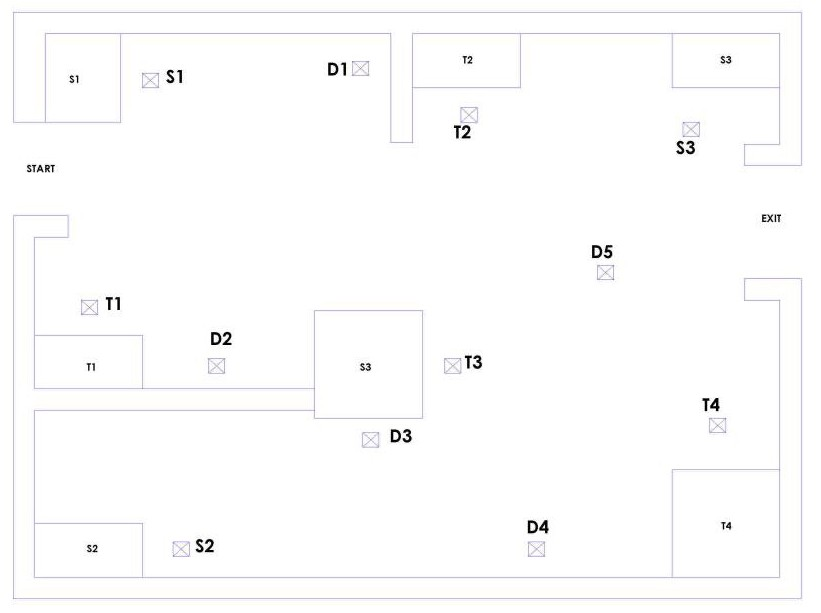
#> input picture IRA @work/Atwork-master/python/map.jpg, 821 x 613 px, given in place of the camera
$ python cammera.py   (older library calls are emulated)
#> lines starting #> are read from the running program, lines starting #| are printed output that depends on the picture; after the words box and inside, x2 and y2 are one past the last pixel; in counts of white or black regions, pixels touching at a corner belong together
import numpy as np
import cv2

cap = cv2.VideoCapture(2)
x = 0
y = 0

while(True):
    ret, frame = cap.read()
#> frame is the input picture: shape (613, 821, 3); mean B, G, R 252.4, 252.4, 252.5

    frame = cv2.blur(frame,(10,10))
    gray = cv2.cvtColor(frame,cv2.COLOR_BGR2GRAY)
    ret,thresh = cv2.threshold(gray,110,255,cv2.THRESH_BINARY_INV)
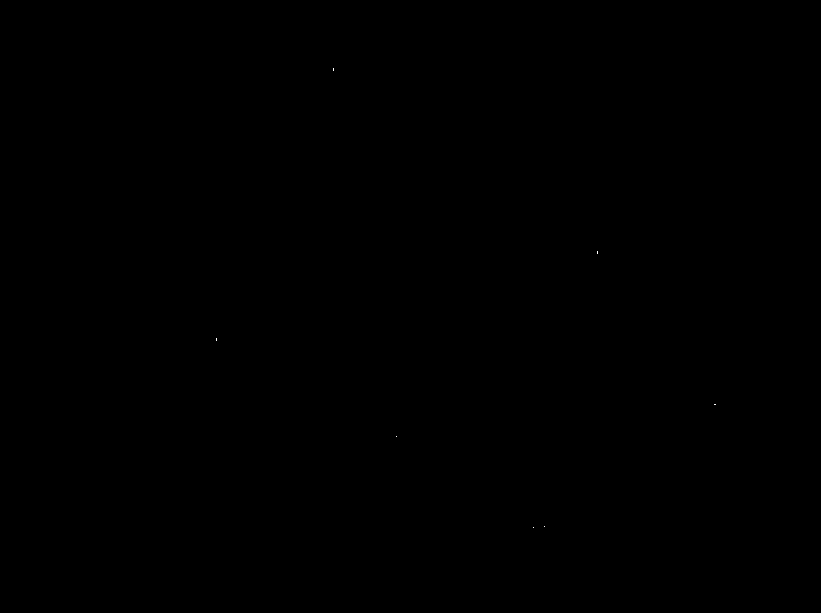
#> thresh: shape (613, 821); 0% white in thin lines or dots, all inside (x1, y1, x2, y2) = (216, 68, 716, 528)
    image, contours, hierarchy = cv2.findContours(thresh,cv2.RETR_TREE,cv2.CHAIN_APPROX_SIMPLE)
#> contours = 7 contours, all with area under 20
    frame = cv2.drawContours(frame, contours, -1, (0,255,0), 1)
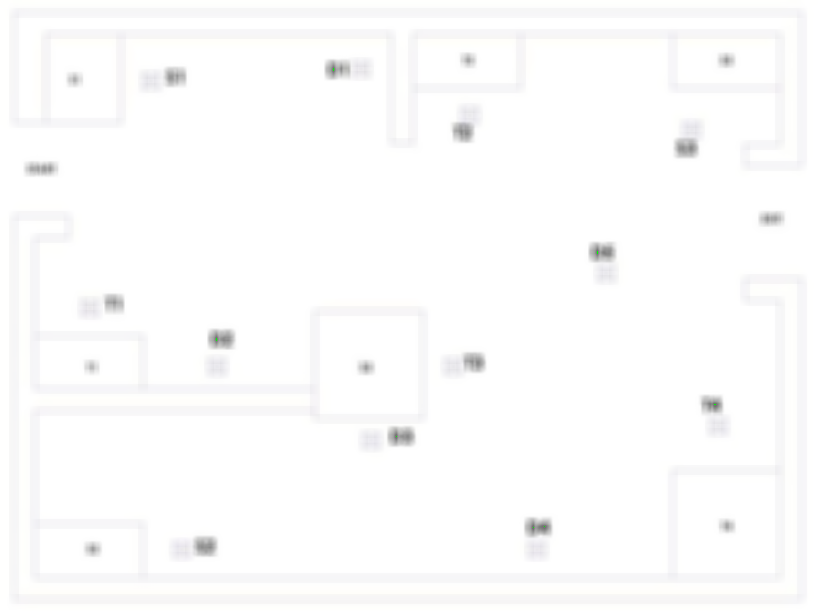
#> frame: shape (613, 821, 3); mean B, G, R 252.4, 252.4, 252.5
    for j in range(len(contours)):
        cont = contours[j]
        x = 0
        y = 0
        for i in range(len(cont)):
            x += cont[i][0][0]
            y += cont[i][0][1]
        # print(x, y)
        x /= len(cont)
        y /= len(cont)
        # for i in range(len(cont)):
        #     frame = cv2.line(frame, (cont[i][0][0],cont[i][0][1]), (x, y), (255,0,0))
        frame = cv2.circle(frame,(x,y), 5, (0,0,255), -1)
#> this loop made 7 passes
#> (cont, x, y) on passes 4 to 7: ([[714, 404], [715, 404]], 714.5, 404), ([[216, 338], [216, 340]], 216, 339), ([[597, 251], [597, 253]], 597, 252), ([[333, 68], [333, 70]], 333, 69)
#> (x, y) on passes 1 to 3: (533, 527), (544, 526), (396, 436)
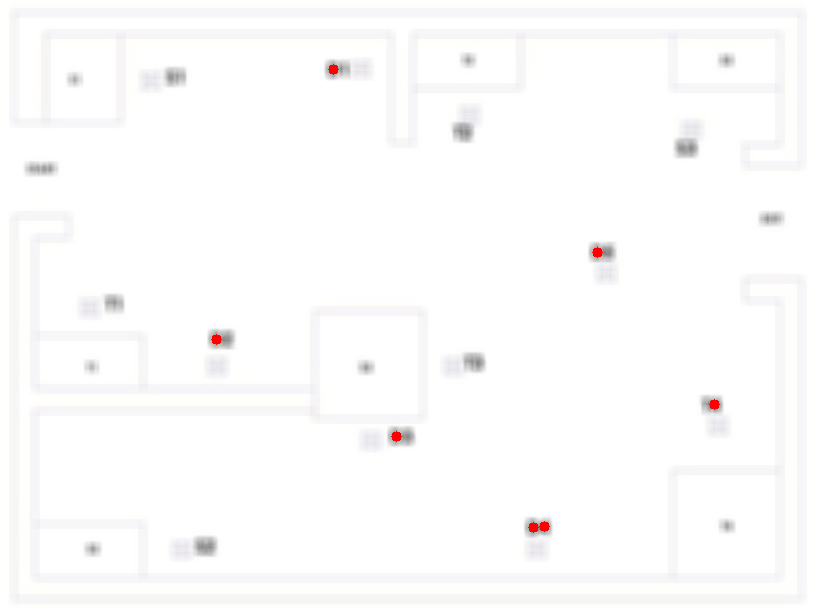
#> frame: shape (613, 821, 3); mean B, G, R 252.2, 252.2, 252.6


    cv2.imshow('threshold',thresh)
    # cv2.imshow('Canny',Canny)
    cv2.imshow('frame',frame )


    if cv2.waitKey(1) & 0xFF == ord('q'):
        # print(contours)
#> (key q is pressed here)
        break

cap.release()
cv2.destroyAllWindows()
